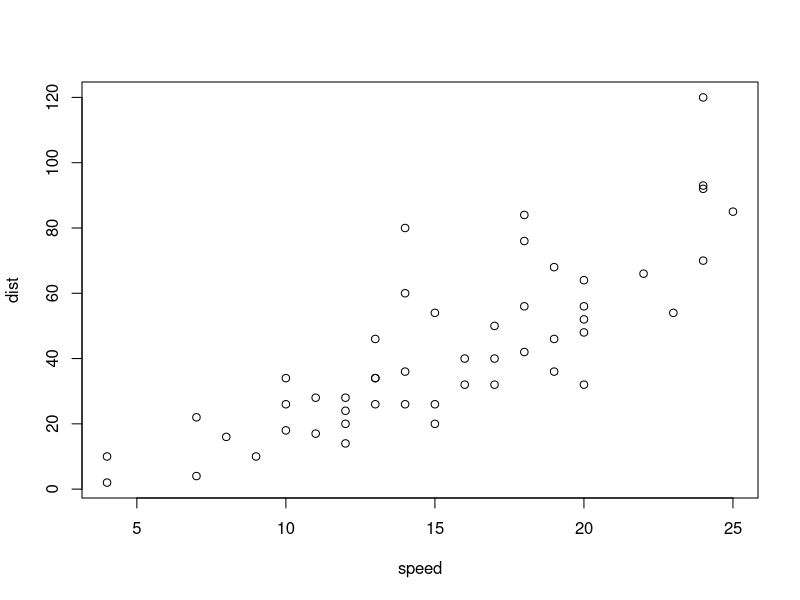
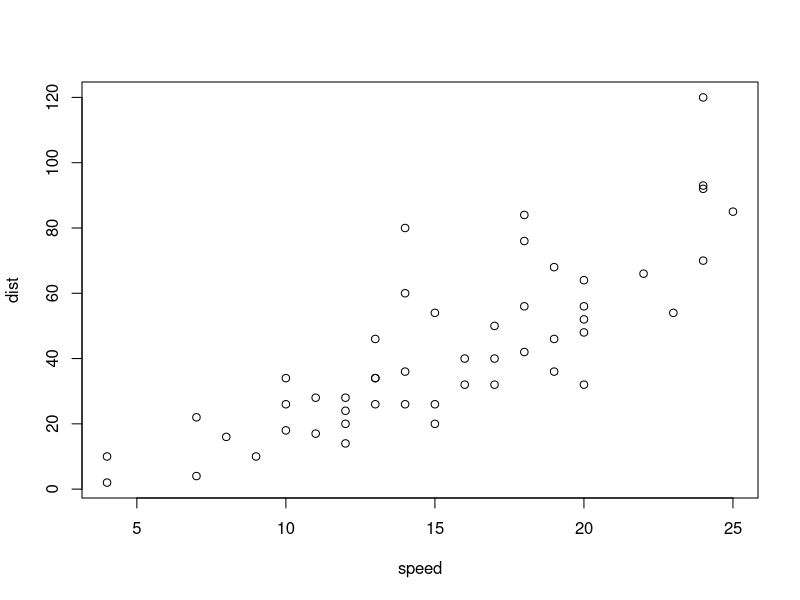
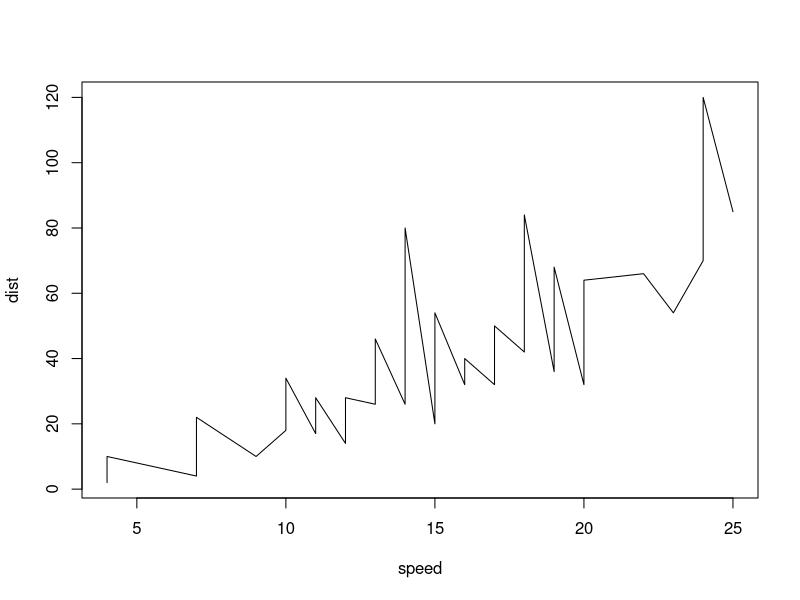

Here is the R script that generated these plots, in order:
## ---- chunk 1
# paquetes y opciones adicionales para uso general aqui
setwd("/home/albarran/Archivos/teaching/MAD/00.TEC")
## ---- chunk 2
summary(cars)
## ---- chunk 3
summary(cars)
## ---- chunk 4
summary(cars)
## ---- chunk 5
plot(cars)
## ---- chunk 6
# en la izquierda
plot(cars)
# en la derecha
plot(cars, type = "l")
